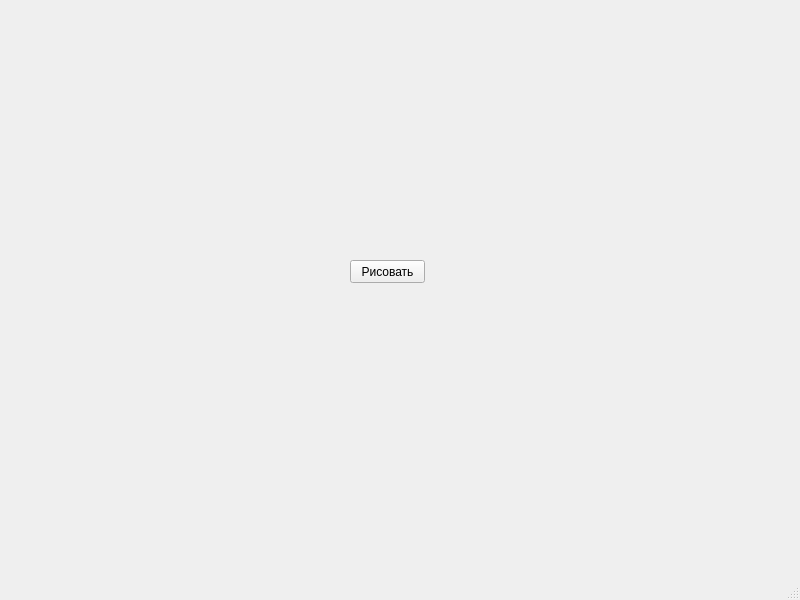
<?xml version="1.0" encoding="UTF-8"?>
<ui version="4.0">
 <class>MainWindow</class>
 <widget class="QMainWindow" name="MainWindow">
  <property name="geometry">
   <rect>
    <x>0</x>
    <y>0</y>
    <width>800</width>
    <height>600</height>
   </rect>
  </property>
  <property name="windowTitle">
   <string>MainWindow</string>
  </property>
  <widget class="QWidget" name="centralwidget">
   <widget class="QPushButton" name="draw">
    <property name="geometry">
     <rect>
      <x>350</x>
      <y>260</y>
      <width>75</width>
      <height>23</height>
     </rect>
    </property>
    <property name="text">
     <string>Рисовать</string>
    </property>
   </widget>
  </widget>
  <widget class="QMenuBar" name="menubar">
   <property name="geometry">
    <rect>
     <x>0</x>
     <y>0</y>
     <width>800</width>
     <height>21</height>
    </rect>
   </property>
  </widget>
  <widget class="QStatusBar" name="statusbar"/>
 </widget>
 <resources/>
 <connections/>
</ui>
